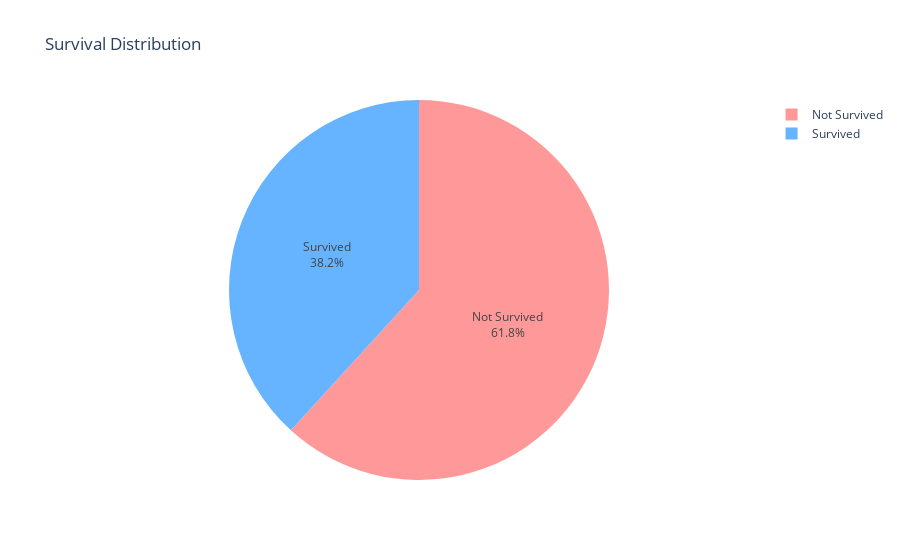

The notebook cell this image was saved under:
### Code cell
survival_counts = df['survived'].value_counts().reset_index()
survival_counts.columns = ['survived', 'count']

labels_map = {0: "Not Survived", 1: "Survived"}
survival_counts['survived'] = survival_counts['survived'].map(labels_map)

fig = px.pie(
    survival_counts, 
    values='count', 
    names='survived', 
    color='survived',
    color_discrete_map={"Not Survived": "#ff9999", "Survived": "#66b3ff"},
    title="Survival Distribution"
)

fig.update_traces(textinfo='percent+label')
fig.show()

### Figure 1 — Plotly figure (JSON) as saved in the notebook; plotly's stock layout.template omitted (floating-point values rounded to 4 significant figures)
{"data": [{"customdata": [["Not Survived"], ["Survived"]], "domain": {"x": [0, 1], "y": [0, 1]}, "hovertemplate": "survived=%{customdata[0]}<br>count=%{value}<extra></extra>", "labels": ["Not Survived", "Survived"], "legendgroup": "", "marker": {"colors": ["#ff9999", "#66b3ff"]}, "name": "", "showlegend": true, "textinfo": "percent+label", "type": "pie", "values": [808, 500]}], "layout": {"legend": {"tracegroupgap": 0}, "title": {"text": "Survival Distribution"}}}
